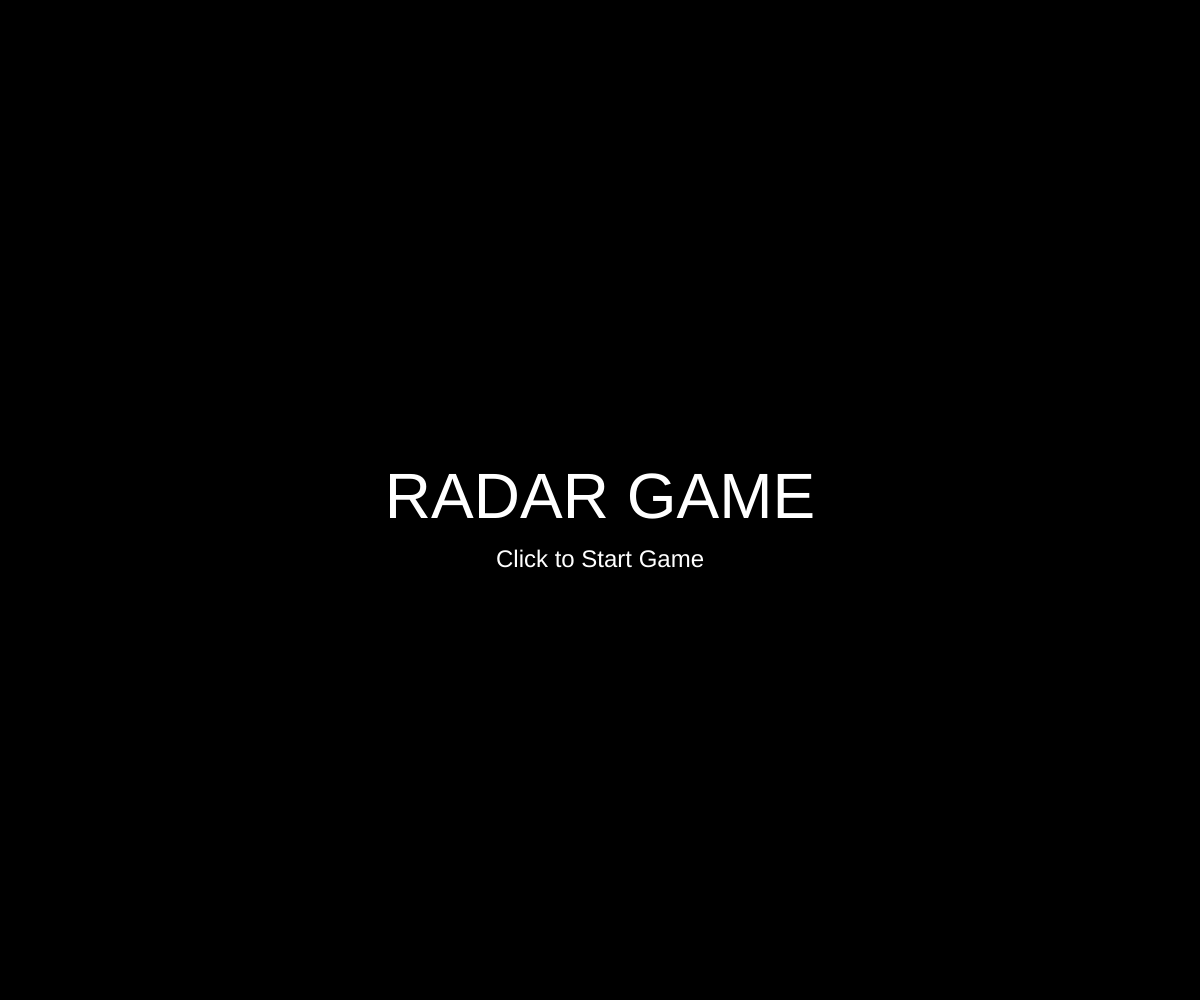
Frame 1 (no input)
Frame 60 (no input): identical to frame 1, image omitted
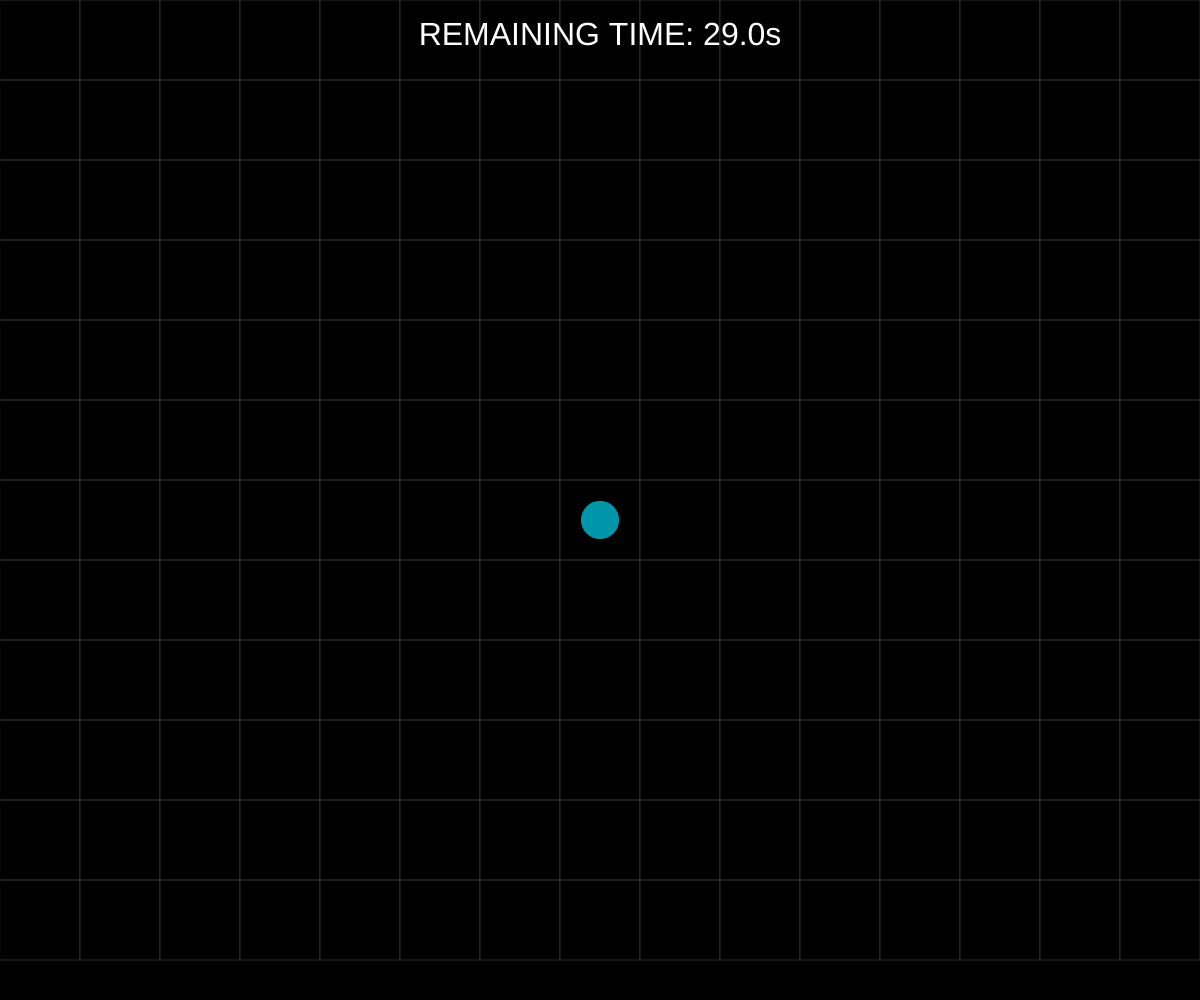
Frame 120 (the mouse pressed at the canvas centre since frame 60)

The p5.js sketch that drew these frames (run headless with seeded random() and noise() and a simulated clock; from frame 60 on, the mouse is pressed at the canvas centre):

// p5.js sketch
// ── sketch.js
let gridSize = 80;
let targetCol, targetRow;
let gameState = "start"; // start, playing, win, lose
let startTime;
let timeLimit = 30; // 秒

function setup() {
  createCanvas(windowWidth, windowHeight);
}

function resetGame() {
  targetCol = floor(random(width / gridSize));
  targetRow = floor(random(height / gridSize));
  startTime = millis();
  gameState = "playing";
}

function draw() {
  background(0); // 黑色畫布

  if (gameState === "start") {
    drawEndScreen("RADAR GAME", color(255));
    
  } else if (gameState === "playing") {
    let cols = floor(width / gridSize);
    let rows = floor(height / gridSize);
    let elapsed = (millis() - startTime) / 1000;
    let timeLeft = max(0, timeLimit - elapsed);

    if (timeLeft <= 0) {
      gameState = "lose";
    }

    for (let i = 0; i < cols; i++) {
      for (let j = 0; j < rows; j++) {
        let x = i * gridSize;
        let y = j * gridSize;

        // 繪製方框
        stroke(40); // 暗灰色邊框
        noFill(); // 隱藏幸運色塊，不直接顯示紅色
        
        rect(x, y, gridSize, gridSize);

        // 雷達感應邏輯
        if (mouseX >= x && mouseX < x + gridSize && mouseY >= y && mouseY < y + gridSize) {
          let d = dist(i, j, targetCol, targetRow);
          let maxDetectionDist = 12; // 偵測範圍
          
          let circleSize = map(d, 0, maxDetectionDist, gridSize * 0.8, 2, true);
          let blueIntensity = map(d, 0, maxDetectionDist, 255, 50, true);
          
          fill(0, 150, blueIntensity);
          noStroke();
          ellipse(x + gridSize / 2, y + gridSize / 2, circleSize);
        }
      }
    }

    // 顯示時間
    fill(255);
    noStroke();
    textSize(32);
    textAlign(CENTER, TOP);
    text("REMAINING TIME: " + nf(timeLeft, 1, 1) + "s", width / 2, 20);

  } else if (gameState === "win") {
    drawEndScreen("YOU WIN!", color(0, 255, 100));
  } else if (gameState === "lose") {
    drawEndScreen("GAME OVER", color(255, 50, 50));
  }
}

function drawEndScreen(msg, clr) {
  textAlign(CENTER, CENTER);
  fill(clr);
  textSize(64);
  text(msg, width / 2, height / 2);
  textSize(24);
  fill(255);
  if (gameState === "start") {
    text("Click to Start Game", width / 2, height / 2 + 60);
  } else {
    text("Click to Restart", width / 2, height / 2 + 60);
  }
}

function mousePressed() {
  if (gameState === "playing") {
    let col = floor(mouseX / gridSize);
    let row = floor(mouseY / gridSize);
    if (col === targetCol && row === targetRow) {
      gameState = "win";
    }
  } else {
    resetGame();
  }
}

function windowResized() {
  resizeCanvas(windowWidth, windowHeight);
}
